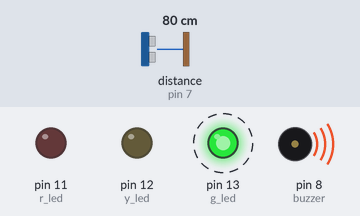
Simulated run of this sketch. Board: Arduino Uno, built with avr-gcc and run on an emulated ATmega328P. Parts: output pins drawn as LEDs (lit = HIGH), buzzer (waves = sounding). Wiring (inferred from the names in the program): ultrasonic range finder: trigger pin 6; echo pin 7. Dashed ring = blinking. The test bench sets the inputs (shaded band); at power-on: distance to the obstacle (sensor on pin 7) 80 cm. The echo pulse lasts 58.3 µs per cm; pins used as bus, display or sensor lines are not drawn.

Above: at 1.01 s.
1.7 s: distance to the obstacle (sensor on pin 7) set to 24 cm
5.2 s: distance to the obstacle (sensor on pin 7) set to 19 cm
At 5.72 s:
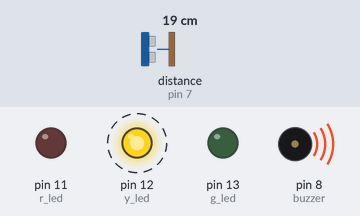
8.7 s: distance to the obstacle (sensor on pin 7) set to 2 cm
At 8.88 s:
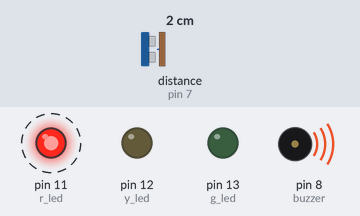
12.2 s: distance to the obstacle (sensor on pin 7) set to 18 cm
At 12.74 s:
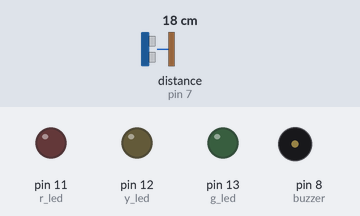
15.7 s: distance to the obstacle (sensor on pin 7) set to 4 cm
At 16.2 s:
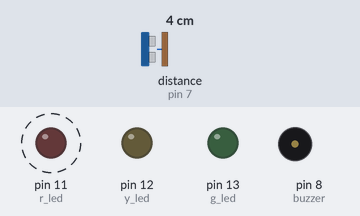
Timing chart, 0 to 20.2 s (numbered marks = the images above; inputs shaded):
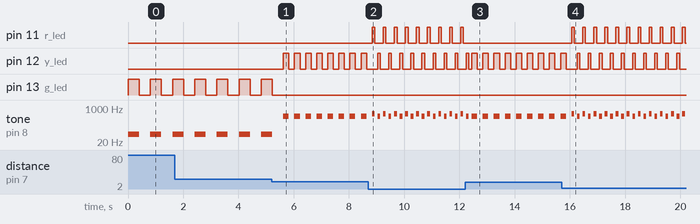

The sketch:

Traffic_Light.ino
```cpp
int trig = 6;
int echo = 7;
int buzzer = 8;
int r_led = 11;
int y_led = 12;
int g_led = 13;
long duration;
long distance;
int sound;
int g_delay = 400;
int y_delay = 200;
int r_delay = 100;
int G1 = 49;
int G4 = 392;
int C5 = 523;

void setup()
{
  pinMode(echo, INPUT);
  pinMode(trig, OUTPUT);
  pinMode(buzzer, OUTPUT);
  pinMode(r_led, OUTPUT);
  pinMode(y_led, OUTPUT);
  pinMode(g_led, OUTPUT);
}

void g_light()
{
  digitalWrite(g_led, HIGH);
  tone(buzzer, G1);
  delay(g_delay);
  digitalWrite(g_led, LOW);
  noTone(buzzer);
  delay(g_delay);
}

void y_light()
{
  digitalWrite(g_led, LOW);
  digitalWrite(y_led, HIGH);
  tone(buzzer, G4);
  delay(y_delay);
  digitalWrite(y_led, LOW);
  noTone(buzzer);
  delay(y_delay);
}

void r_light()
{
  digitalWrite(g_led, LOW);
  digitalWrite(y_led, LOW);
  digitalWrite(r_led, HIGH);
  tone(buzzer, C5);
  delay(r_delay);
  digitalWrite(r_led, LOW);
  noTone(buzzer);
  delay(r_delay);

  digitalWrite(y_led, HIGH);
  tone(buzzer, G4);
  delay(r_delay);
  digitalWrite(y_led, LOW);
  noTone(buzzer);
  delay(r_delay);
}

void loop()
{
  digitalWrite(trig, LOW);
  delayMicroseconds(2);
  digitalWrite(trig, HIGH);
  delayMicroseconds(10);
  digitalWrite(trig, LOW);
  duration = pulseIn(echo, HIGH);
  distance = duration / 58.2;

  if (distance > 20)
  {
    g_light();
  }
  else
  {
    digitalWrite(g_led, LOW);

  }
  if (distance <= 20 && distance > 10)
  {
    y_light();
  }
  else {
    digitalWrite(y_led, LOW);
    digitalWrite(g_led, LOW);
  }

  if (distance <= 10 && distance > 0)
  {
    r_light();
  }
  else
  {
    digitalWrite(r_led, LOW);
    digitalWrite(y_led, LOW);
    digitalWrite(g_led, LOW);
  }

  if (distance > 20 || distance <= 0)
  {
    noTone(buzzer);
  }
}
```

Measured:
- the behaviour switches between 22 and 21 cm on distance to the obstacle (sensor on pin 7) (found by bisection; images 0 and 1)
- after the input at 5.2 s, pin 12 (y_led): alternates HIGH for 0.20 s and LOW for 0.20 s, starting after 0.43 s; pin 13 (g_led): goes on until 5.2 s, then stays LOW
- after the input at 8.7 s, pin 11 (r_led): alternates HIGH for 0.10 s and LOW for 0.30 s, starting after 0.14 s
- after the input at 12.2 s, pin 11 (r_led): stops changing and stays LOW
- after the input at 15.7 s, pin 11 (r_led): alternates HIGH for 0.10 s and LOW for 0.30 s, starting after 0.36 s
- by itself, pin 13 (g_led): alternates HIGH for 0.40 s and LOW for 0.40 s
- by itself, tone on pin 8 (buzzer): repeats every 0.40 s: 523 Hz 0.10 s, silent 0.10 s, 392 Hz 0.10 s, silent 0.10 s
